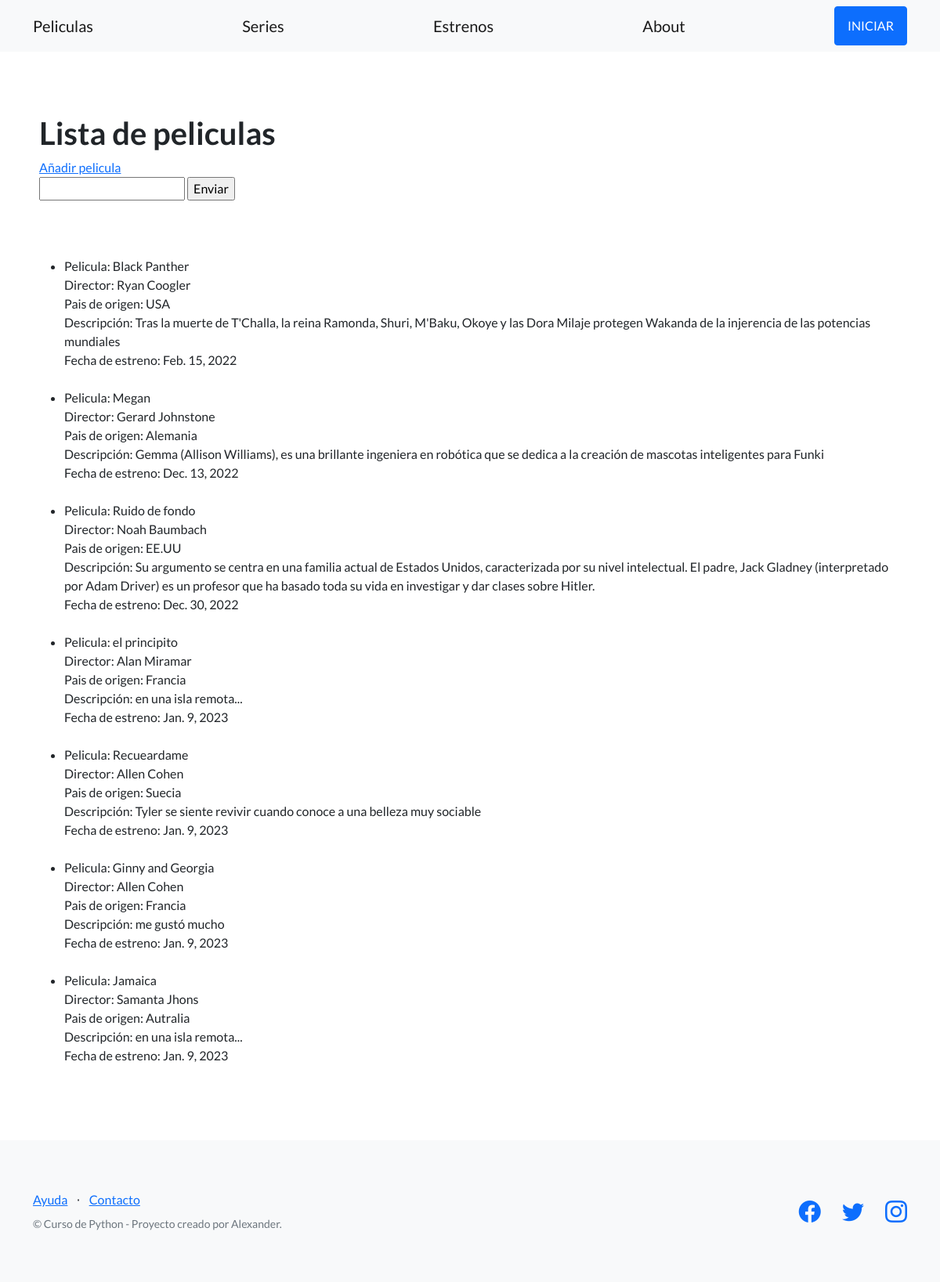
Page /plataforma/peliculas/ on the committed database.
### critica_cine/models.py (models this page shows, shortened)
class Peliculas(models.Model):
    nombre_de_pelicula = models.CharField(max_length=200)
    director = models.CharField(max_length=200)
    pais_de_origen = models.CharField(max_length=200)
    descripcion = models.CharField(max_length=500)
    fecha_estreno = models.DateField()

### critica_cine/views.py (the view)
# urls.py: path("peliculas/", views.listar_peliculas, name="peliculas"),
def listar_peliculas(request):
    contexto = {
        "peliculas": Peliculas.objects.all()
    }
    return render(
        request=request,
        template_name="critica_cine/lista_peliculas.html",
        context=contexto
        )

### critica_cine/templates/critica_cine/lista_peliculas.html (shortened to what this page needs)
{% extends "critica_cine/base.html" %}
{% block contenido %}
<section>
    <div>
        <h1>Lista de peliculas</h1>
        <a href="{% url "crear_pelicula" %}">Añadir pelicula</a>
        <form action={% url "buscar_pelicula" %} method="post">
            <input type="text" name="nombre_de_pelicula">
            <input type="submit" value="Enviar">
        </form>
        <br></br>
        <ul>
            {% for pelicula in peliculas %}<br>
            <li>Pelicula: {{pelicula.nombre_de_pelicula}}<br>
                Director: {{pelicula.director}}<br>
                Pais de origen: {{pelicula.pais_de_origen}}<br>
                Descripción: {{pelicula.descripcion}}<br>
                Fecha de estreno: {{pelicula.fecha_estreno}}<br>
            </li>
            {% endfor %}
        </ul>
    </div>
</section>
{% endblock contenido %}

### critica_cine/templates/critica_cine/base.html (shortened to what this page needs)
{% load static %}
<!DOCTYPE html>
<html lang="en">
    <head>
        <link href="https://cdn.jsdelivr.net/npm/bootstrap-icons@1.5.0/font/bootstrap-icons.css" rel="stylesheet" type="text/css" />
        <link href="{% static 'css/styles.css' %}" rel="stylesheet" />
    </head>
    <body>
        <nav class="navbar navbar-light bg-light static-top">
            <div class="container">
                <a class="navbar-brand" href="{% url "peliculas" %}" >Peliculas</a>
                <a class="navbar-brand" href="{% url "series" %}" >Series</a>
                <a class="navbar-brand" href="{% url "estrenos" %}" >Estrenos</a>
                <a class="navbar-brand" href="{% url "about" %}" >About</a>
                <a class="btn btn-primary" href="#signup">INICIAR</a>
            </div>
        </nav>
        <section style="padding:80px 50px;">
            {% block contenido %}
            {% endblock contenido %}
        </section>
            <footer class="footer bg-light">
                <div class="container">
                    <div class="row">
                        <div class="col-lg-6 h-100 text-center text-lg-start my-auto">
                            <ul class="list-inline mb-2">
                                <li class="list-inline-item"><a href="#!">Ayuda</a></li>
                                <li class="list-inline-item">⋅</li>
                                <li class="list-inline-item"><a href="#!">Contacto</a></li>
                            </ul>
                            <p class="text-muted small mb-4 mb-lg-0">&copy; Curso de Python - Proyecto creado por Alexander.</p>
                        </div>
                        <div class="col-lg-6 h-100 text-center text-lg-end my-auto">
                            <ul class="list-inline mb-0">
                                <li class="list-inline-item me-4">
                                    <a href="#!"><i class="bi-facebook fs-3"></i></a>
                                </li>
                                <li class="list-inline-item me-4">
                                    <a href="#!"><i class="bi-twitter fs-3"></i></a>
                                </li>
                                <li class="list-inline-item">
                                    <a href=""><i class="bi-instagram fs-3"></i></a>
                                </li>
                            </ul>
                        </div>
                    </div>
                </div>
            </footer>
        </body>
    </html>

### rows in the picture
Peliculas: nombre_de_pelicula "Black Panther", director "Ryan Coogler", pais_de_origen "USA", descripcion "Tras la muerte de T'Challa, la reina Ramonda, Shuri, M'Baku, Okoye y las Dora Milaje protegen Wakanda de la injerencia de las potencias mundiales", fecha_estreno "Feb. 15, 2022"
Peliculas: nombre_de_pelicula "Megan", director "Gerard Johnstone", pais_de_origen "Alemania", descripcion "Gemma (Allison Williams), es una brillante ingeniera en robótica que se dedica a la creación de mascotas inteligentes para Funki", fecha_estreno "Dec. 13, 2022"
Peliculas: nombre_de_pelicula "Ruido de fondo", director "Noah Baumbach", pais_de_origen "EE.UU", descripcion "Su argumento se centra en una familia actual de Estados Unidos, caracterizada por su nivel intelectual. El padre, Jack Gladney (interpretado por Adam Driver) es un profesor que ha basado toda su vida en investigar y dar clases sobre Hitler.", fecha_estreno "Dec. 30, 2022"
Peliculas: nombre_de_pelicula "el principito", director "Alan Miramar", pais_de_origen "Francia", descripcion "en una isla remota...", fecha_estreno "Jan. 9, 2023"
Peliculas: nombre_de_pelicula "Recueardame", director "Allen Cohen", pais_de_origen "Suecia", descripcion "Tyler se siente revivir cuando conoce a una belleza muy sociable", fecha_estreno "Jan. 9, 2023"
Peliculas: nombre_de_pelicula "Ginny and Georgia", director "Allen Cohen", pais_de_origen "Francia", descripcion "me gustó mucho", fecha_estreno "Jan. 9, 2023"
Peliculas: nombre_de_pelicula "Jamaica", director "Samanta Jhons", pais_de_origen "Autralia", descripcion "en una isla remota...", fecha_estreno "Jan. 9, 2023"
